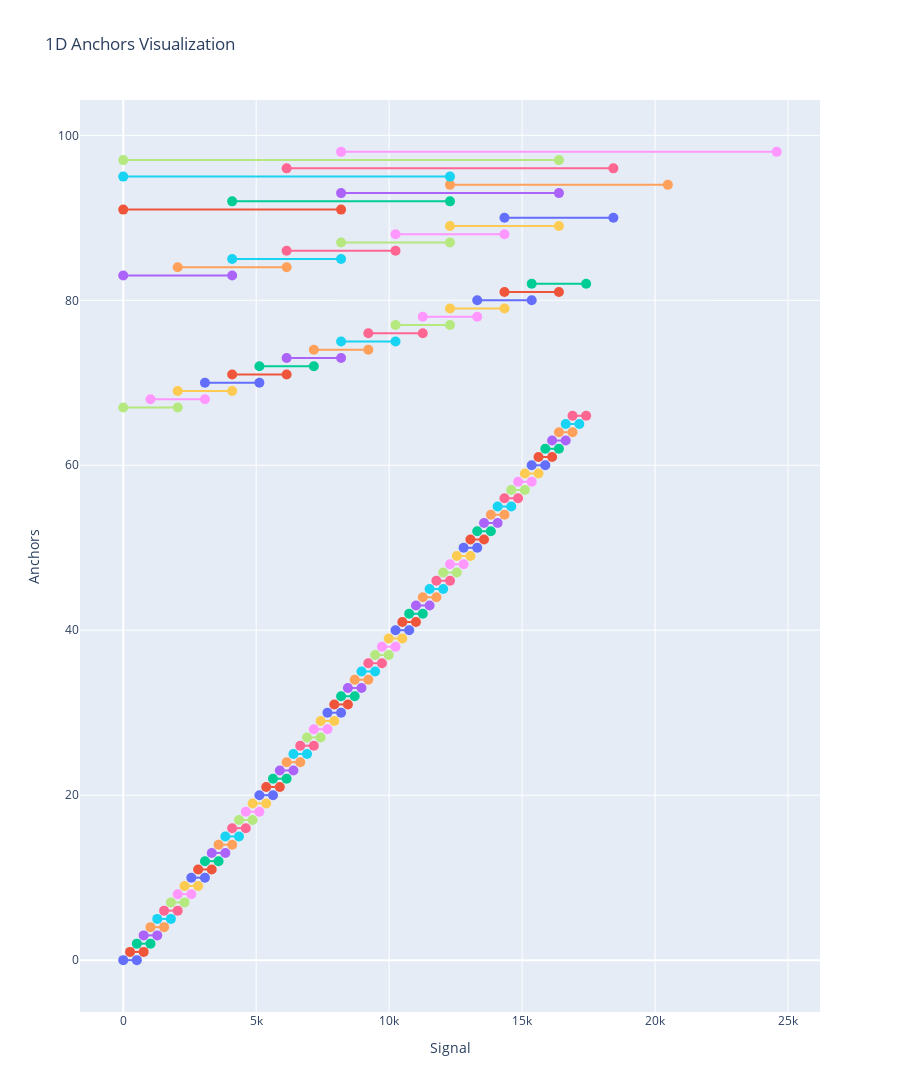

The cell this chart's notebook holds for it:
### Code cell
from plotly import graph_objects as go

# Create a Plotly figure
fig = go.Figure()

# Each anchor is added as a line on the figure
for i, (start, end) in enumerate(anchors):
    fig.add_trace(go.Scatter(
        x=[start, end],
        y=[i, i],  # Each anchor is plotted on a separate line on the y-axis for clarity
        mode='lines+markers',
        name=f'Anchor {i}',
        marker=dict(size=10)
    ))

# Update the layout
fig.update_layout(
    title='1D Anchors Visualization',
    xaxis_title='Signal',
    yaxis_title='Anchors',
    showlegend=False,
    height=10000,
)

# Show the figure
fig.show()

### Figure 1 — Plotly figure (JSON) as saved in the notebook; plotly's stock layout.template omitted (floating-point values rounded to 4 significant figures)
{"data": [{"marker": {"size": 10}, "mode": "lines+markers", "name": "Anchor 0", "type": "scatter", "x": [0, 512], "y": [0, 0]}, {"marker": {"size": 10}, "mode": "lines+markers", "name": "Anchor 1", "type": "scatter", "x": [256, 768], "y": [1, 1]}, {"marker": {"size": 10}, "mode": "lines+markers", "name": "Anchor 2", "type": "scatter", "x": [512, 1024], "y": [2, 2]}, {"marker": {"size": 10}, "mode": "lines+markers", "name": "Anchor 3", "type": "scatter", "x": [768, 1280], "y": [3, 3]}, {"marker": {"size": 10}, "mode": "lines+markers", "name": "Anchor 4", "type": "scatter", "x": [1024, 1536], "y": [4, 4]}, {"marker": {"size": 10}, "mode": "lines+markers", "name": "Anchor 5", "type": "scatter", "x": [1280, 1792], "y": [5, 5]}, {"marker": {"size": 10}, "mode": "lines+markers", "name": "Anchor 6", "type": "scatter", "x": [1536, 2048], "y": [6, 6]}, {"marker": {"size": 10}, "mode": "lines+markers", "name": "Anchor 7", "type": "scatter", "x": [1792, 2304], "y": [7, 7]}, {"marker": {"size": 10}, "mode": "lines+markers", "name": "Anchor 8", "type": "scatter", "x": [2048, 2560], "y": [8, 8]}, {"marker": {"size": 10}, "mode": "lines+markers", "name": "Anchor 9", "type": "scatter", "x": [2304, 2816], "y": [9, 9]}, {"marker": {"size": 10}, "mode": "lines+markers", "name": "Anchor 10", "type": "scatter", "x": [2560, 3072], "y": [10, 10]}, {"marker": {"size": 10}, "mode": "lines+markers", "name": "Anchor 11", "type": "scatter", "x": [2816, 3328], "y": [11, 11]}, {"marker": {"size": 10}, "mode": "lines+markers", "name": "Anchor 12", "type": "scatter", "x": [3072, 3584], "y": [12, 12]}, {"marker": {"size": 10}, "mode": "lines+markers", "name": "Anchor 13", "type": "scatter", "x": [3328, 3840], "y": [13, 13]}, {"marker": {"size": 10}, "mode": "lines+markers", "name": "Anchor 14", "type": "scatter", "x": [3584, 4096], "y": [14, 14]}, {"marker": {"size": 10}, "mode": "lines+markers", "name": "Anchor 15", "type": "scatter", "x": [3840, 4352], "y": [15, 15]}, {"marker": {"size": 10}, "mode": "lines+markers", "name": "Anchor 16", "type": "scatter", "x": [4096, 4608], "y": [16, 16]}, {"marker": {"size": 10}, "mode": "lines+markers", "name": "Anchor 17", "type": "scatter", "x": [4352, 4864], "y": [17, 17]}, {"marker": {"size": 10}, "mode": "lines+markers", "name": "Anchor 18", "type": "scatter", "x": [4608, 5120], "y": [18, 18]}, {"marker": {"size": 10}, "mode": "lines+markers", "name": "Anchor 19", "type": "scatter", "x": [4864, 5376], "y": [19, 19]}, {"marker": {"size": 10}, "mode": "lines+markers", "name": "Anchor 20", "type": "scatter", "x": [5120, 5632], "y": [20, 20]}, {"marker": {"size": 10}, "mode": "lines+markers", "name": "Anchor 21", "type": "scatter", "x": [5376, 5888], "y": [21, 21]}, {"marker": {"size": 10}, "mode": "lines+markers", "name": "Anchor 22", "type": "scatter", "x": [5632, 6144], "y": [22, 22]}, {"marker": {"size": 10}, "mode": "lines+markers", "name": "Anchor 23", "type": "scatter", "x": [5888, 6400], "y": [23, 23]}, {"marker": {"size": 10}, "mode": "lines+markers", "name": "Anchor 24", "type": "scatter", "x": [6144, 6656], "y": [24, 24]}, {"marker": {"size": 10}, "mode": "lines+markers", "name": "Anchor 25", "type": "scatter", "x": [6400, 6912], "y": [25, 25]}, {"marker": {"size": 10}, "mode": "lines+markers", "name": "Anchor 26", "type": "scatter", "x": [6656, 7168], "y": [26, 26]}, {"marker": {"size": 10}, "mode": "lines+markers", "name": "Anchor 27", "type": "scatter", "x": [6912, 7424], "y": [27, 27]}, {"marker": {"size": 10}, "mode": "lines+markers", "name": "Anchor 28", "type": "scatter", "x": [7168, 7680], "y": [28, 28]}, {"marker": {"size": 10}, "mode": "lines+markers", "name": "Anchor 29", "type": "scatter", "x": [7424, 7936], "y": [29, 29]}, {"marker": {"size": 10}, "mode": "lines+markers", "name": "Anchor 30", "type": "scatter", "x": [7680, 8192], "y": [30, 30]}, {"marker": {"size": 10}, "mode": "lines+markers", "name": "Anchor 31", "type": "scatter", "x": [7936, 8448], "y": [31, 31]}, {"marker": {"size": 10}, "mode": "lines+markers", "name": "Anchor 32", "type": "scatter", "x": [8192, 8704], "y": [32, 32]}, {"marker": {"size": 10}, "mode": "lines+markers", "name": "Anchor 33", "type": "scatter", "x": [8448, 8960], "y": [33, 33]}, {"marker": {"size": 10}, "mode": "lines+markers", "name": "Anchor 34", "type": "scatter", "x": [8704, 9216], "y": [34, 34]}, {"marker": {"size": 10}, "mode": "lines+markers", "name": "Anchor 35", "type": "scatter", "x": [8960, 9472], "y": [35, 35]}, {"marker": {"size": 10}, "mode": "lines+markers", "name": "Anchor 36", "type": "scatter", "x": [9216, 9728], "y": [36, 36]}, {"marker": {"size": 10}, "mode": "lines+markers", "name": "Anchor 37", "type": "scatter", "x": [9472, 9984], "y": [37, 37]}, {"marker": {"size": 10}, "mode": "lines+markers", "name": "Anchor 38", "type": "scatter", "x": [9728, 10240], "y": [38, 38]}, {"marker": {"size": 10}, "mode": "lines+markers", "name": "Anchor 39", "type": "scatter", "x": [9984, 10496], "y": [39, 39]}, {"marker": {"size": 10}, "mode": "lines+markers", "name": "Anchor 40", "type": "scatter", "x": [10240, 10752], "y": [40, 40]}, {"marker": {"size": 10}, "mode": "lines+markers", "name": "Anchor 41", "type": "scatter", "x": [10496, 11008], "y": [41, 41]}, {"marker": {"size": 10}, "mode": "lines+markers", "name": "Anchor 42", "type": "scatter", "x": [10752, 11264], "y": [42, 42]}, {"marker": {"size": 10}, "mode": "lines+markers", "name": "Anchor 43", "type": "scatter", "x": [11008, 11520], "y": [43, 43]}, {"marker": {"size": 10}, "mode": "lines+markers", "name": "Anchor 44", "type": "scatter", "x": [11264, 11776], "y": [44, 44]}, {"marker": {"size": 10}, "mode": "lines+markers", "name": "Anchor 45", "type": "scatter", "x": [11520, 12032], "y": [45, 45]}, {"marker": {"size": 10}, "mode": "lines+markers", "name": "Anchor 46", "type": "scatter", "x": [11776, 12288], "y": [46, 46]}, {"marker": {"size": 10}, "mode": "lines+markers", "name": "Anchor 47", "type": "scatter", "x": [12032, 12544], "y": [47, 47]}, {"marker": {"size": 10}, "mode": "lines+markers", "name": "Anchor 48", "type": "scatter", "x": [12288, 12800], "y": [48, 48]}, {"marker": {"size": 10}, "mode": "lines+markers", "name": "Anchor 49", "type": "scatter", "x": [12544, 13056], "y": [49, 49]}, {"marker": {"size": 10}, "mode": "lines+markers", "name": "Anchor 50", "type": "scatter", "x": [12800, 13312], "y": [50, 50]}, {"marker": {"size": 10}, "mode": "lines+markers", "name": "Anchor 51", "type": "scatter", "x": [13056, 13568], "y": [51, 51]}, {"marker": {"size": 10}, "mode": "lines+markers", "name": "Anchor 52", "type": "scatter", "x": [13312, 13824], "y": [52, 52]}, {"marker": {"size": 10}, "mode": "lines+markers", "name": "Anchor 53", "type": "scatter", "x": [13568, 14080], "y": [53, 53]}, {"marker": {"size": 10}, "mode": "lines+markers", "name": "Anchor 54", "type": "scatter", "x": [13824, 14336], "y": [54, 54]}, {"marker": {"size": 10}, "mode": "lines+markers", "name": "Anchor 55", "type": "scatter", "x": [14080, 14592], "y": [55, 55]}, {"marker": {"size": 10}, "mode": "lines+markers", "name": "Anchor 56", "type": "scatter", "x": [14336, 14848], "y": [56, 56]}, {"marker": {"size": 10}, "mode": "lines+markers", "name": "Anchor 57", "type": "scatter", "x": [14592, 15104], "y": [57, 57]}, {"marker": {"size": 10}, "mode": "lines+markers", "name": "Anchor 58", "type": "scatter", "x": [14848, 15360], "y": [58, 58]}, {"marker": {"size": 10}, "mode": "lines+markers", "name": "Anchor 59", "type": "scatter", "x": [15104, 15616], "y": [59, 59]}, {"marker": {"size": 10}, "mode": "lines+markers", "name": "Anchor 60", "type": "scatter", "x": [15360, 15872], "y": [60, 60]}, {"marker": {"size": 10}, "mode": "lines+markers", "name": "Anchor 61", "type": "scatter", "x": [15616, 16128], "y": [61, 61]}, {"marker": {"size": 10}, "mode": "lines+markers", "name": "Anchor 62", "type": "scatter", "x": [15872, 16384], "y": [62, 62]}, {"marker": {"size": 10}, "mode": "lines+markers", "name": "Anchor 63", "type": "scatter", "x": [16128, 16640], "y": [63, 63]}, {"marker": {"size": 10}, "mode": "lines+markers", "name": "Anchor 64", "type": "scatter", "x": [16384, 16896], "y": [64, 64]}, {"marker": {"size": 10}, "mode": "lines+markers", "name": "Anchor 65", "type": "scatter", "x": [16640, 17152], "y": [65, 65]}, {"marker": {"size": 10}, "mode": "lines+markers", "name": "Anchor 66", "type": "scatter", "x": [16896, 17408], "y": [66, 66]}, {"marker": {"size": 10}, "mode": "lines+markers", "name": "Anchor 67", "type": "scatter", "x": [0, 2048], "y": [67, 67]}, {"marker": {"size": 10}, "mode": "lines+markers", "name": "Anchor 68", "type": "scatter", "x": [1024, 3072], "y": [68, 68]}, {"marker": {"size": 10}, "mode": "lines+markers", "name": "Anchor 69", "type": "scatter", "x": [2048, 4096], "y": [69, 69]}, {"marker": {"size": 10}, "mode": "lines+markers", "name": "Anchor 70", "type": "scatter", "x": [3072, 5120], "y": [70, 70]}, {"marker": {"size": 10}, "mode": "lines+markers", "name": "Anchor 71", "type": "scatter", "x": [4096, 6144], "y": [71, 71]}, {"marker": {"size": 10}, "mode": "lines+markers", "name": "Anchor 72", "type": "scatter", "x": [5120, 7168], "y": [72, 72]}, {"marker": {"size": 10}, "mode": "lines+markers", "name": "Anchor 73", "type": "scatter", "x": [6144, 8192], "y": [73, 73]}, {"marker": {"size": 10}, "mode": "lines+markers", "name": "Anchor 74", "type": "scatter", "x": [7168, 9216], "y": [74, 74]}, {"marker": {"size": 10}, "mode": "lines+markers", "name": "Anchor 75", "type": "scatter", "x": [8192, 10240], "y": [75, 75]}, {"marker": {"size": 10}, "mode": "lines+markers", "name": "Anchor 76", "type": "scatter", "x": [9216, 11264], "y": [76, 76]}, {"marker": {"size": 10}, "mode": "lines+markers", "name": "Anchor 77", "type": "scatter", "x": [10240, 12288], "y": [77, 77]}, {"marker": {"size": 10}, "mode": "lines+markers", "name": "Anchor 78", "type": "scatter", "x": [11264, 13312], "y": [78, 78]}, {"marker": {"size": 10}, "mode": "lines+markers", "name": "Anchor 79", "type": "scatter", "x": [12288, 14336], "y": [79, 79]}, {"marker": {"size": 10}, "mode": "lines+markers", "name": "Anchor 80", "type": "scatter", "x": [13312, 15360], "y": [80, 80]}, {"marker": {"size": 10}, "mode": "lines+markers", "name": "Anchor 81", "type": "scatter", "x": [14336, 16384], "y": [81, 81]}, {"marker": {"size": 10}, "mode": "lines+markers", "name": "Anchor 82", "type": "scatter", "x": [15360, 17408], "y": [82, 82]}, {"marker": {"size": 10}, "mode": "lines+markers", "name": "Anchor 83", "type": "scatter", "x": [0, 4096], "y": [83, 83]}, {"marker": {"size": 10}, "mode": "lines+markers", "name": "Anchor 84", "type": "scatter", "x": [2048, 6144], "y": [84, 84]}, {"marker": {"size": 10}, "mode": "lines+markers", "name": "Anchor 85", "type": "scatter", "x": [4096, 8192], "y": [85, 85]}, {"marker": {"size": 10}, "mode": "lines+markers", "name": "Anchor 86", "type": "scatter", "x": [6144, 10240], "y": [86, 86]}, {"marker": {"size": 10}, "mode": "lines+markers", "name": "Anchor 87", "type": "scatter", "x": [8192, 12288], "y": [87, 87]}, {"marker": {"size": 10}, "mode": "lines+markers", "name": "Anchor 88", "type": "scatter", "x": [10240, 14336], "y": [88, 88]}, {"marker": {"size": 10}, "mode": "lines+markers", "name": "Anchor 89", "type": "scatter", "x": [12288, 16384], "y": [89, 89]}, {"marker": {"size": 10}, "mode": "lines+markers", "name": "Anchor 90", "type": "scatter", "x": [14336, 18432], "y": [90, 90]}, {"marker": {"size": 10}, "mode": "lines+markers", "name": "Anchor 91", "type": "scatter", "x": [0, 8192], "y": [91, 91]}, {"marker": {"size": 10}, "mode": "lines+markers", "name": "Anchor 92", "type": "scatter", "x": [4096, 12288], "y": [92, 92]}, {"marker": {"size": 10}, "mode": "lines+markers", "name": "Anchor 93", "type": "scatter", "x": [8192, 16384], "y": [93, 93]}, {"marker": {"size": 10}, "mode": "lines+markers", "name": "Anchor 94", "type": "scatter", "x": [12288, 20480], "y": [94, 94]}, {"marker": {"size": 10}, "mode": "lines+markers", "name": "Anchor 95", "type": "scatter", "x": [0, 12288], "y": [95, 95]}, {"marker": {"size": 10}, "mode": "lines+markers", "name": "Anchor 96", "type": "scatter", "x": [6144, 18432], "y": [96, 96]}, {"marker": {"size": 10}, "mode": "lines+markers", "name": "Anchor 97", "type": "scatter", "x": [0, 16384], "y": [97, 97]}, {"marker": {"size": 10}, "mode": "lines+markers", "name": "Anchor 98", "type": "scatter", "x": [8192, 24576], "y": [98, 98]}], "layout": {"height": 10000, "showlegend": false, "title": {"text": "1D Anchors Visualization"}, "xaxis": {"title": {"text": "Signal"}}, "yaxis": {"title": {"text": "Anchors"}}}}
